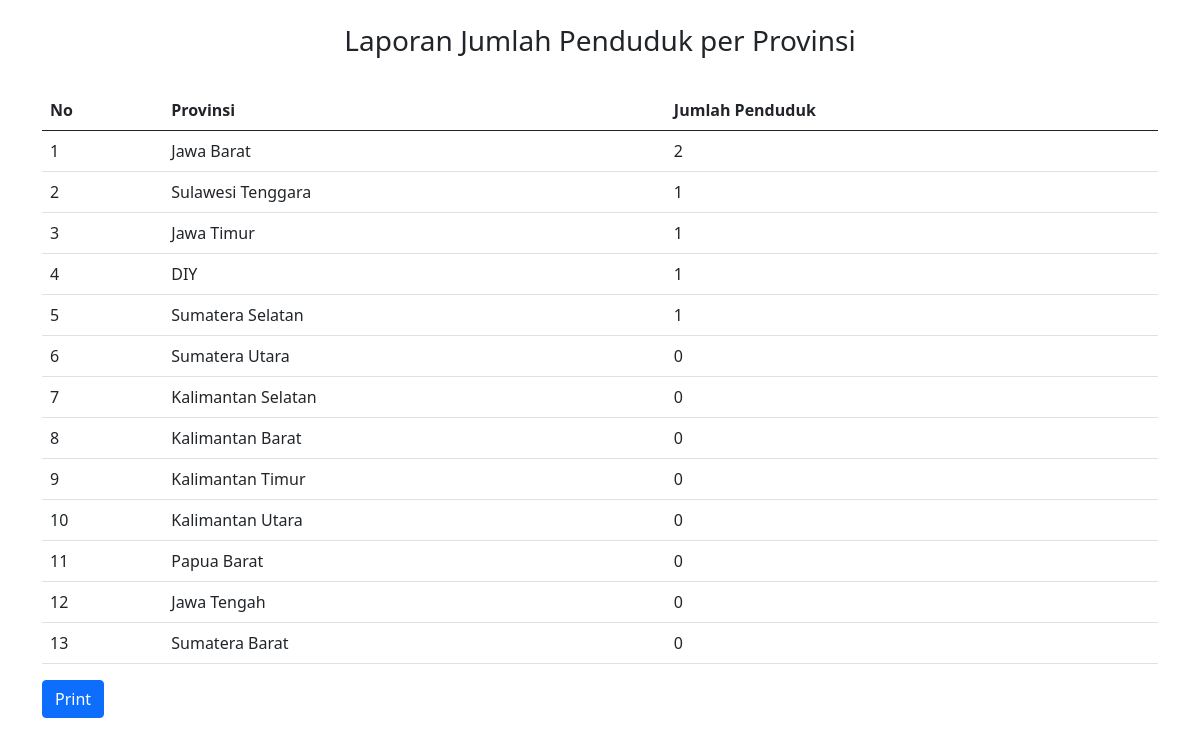
/pages/laporan/jumlah_penduduk_provinsi.php, run on the app's committed database.
### tables this page shows
CREATE TABLE `provinsi` (
  `id_provinsi` int NOT NULL,
  `nama_provinsi` varchar(255) NOT NULL
);

### pages/laporan/jumlah_penduduk_provinsi.php (the view, shortened to what this page needs)
<!doctype html>
<html lang="en">
<head>
    <link href="https://cdn.jsdelivr.net/npm/bootstrap@5.0.2/dist/css/bootstrap.min.css" rel="stylesheet">
</head>
<body>
    <div class="container mt-4">
        <h3 align='center'>Laporan Jumlah Penduduk per Provinsi</h3>
        <br>
        <table id="provinsiTable" class="table">
            <thead>
                <tr>
                    <th>No</th>
                    <th>Provinsi</th>
                    <th>Jumlah Penduduk</th>
                </tr>
            </thead>
            <tbody>
                <?php
                include('../../config/connection.php');
                $query = "SELECT pr.id_provinsi, pr.nama_provinsi, COUNT(p.id_penduduk) AS jumlah_penduduk
                FROM provinsi pr
                LEFT JOIN penduduk p ON pr.id_provinsi = p.id_provinsi
                GROUP BY pr.id_provinsi, pr.nama_provinsi
                ORDER BY jumlah_penduduk DESC";
                $result = $conn->query($query);
                if ($result) {
                    $no = 1;
                    while ($row = $result->fetch_assoc()) {
                        echo '<tr>';
                        echo '<td>' . $no. '</td>';
                        echo '<td>' . $row['nama_provinsi'] . '</td>';
                        echo '<td>' . $row['jumlah_penduduk'] . '</td>';
                        echo '</tr>';
                        $no++;
                    }
                } else {
                    echo '<tr><td colspan="2">Gagal mengambil data.</td></tr>';
                }
                ?>
            </tbody>
        </table>
        <button id="printButton" class="btn btn-primary">Print</button>
    </div>
</body>
</html>

### data on the page
provinsi: nama_provinsi "Jawa Barat", jumlah_penduduk "2"
provinsi: nama_provinsi "Sulawesi Tenggara", jumlah_penduduk "1"
provinsi: nama_provinsi "Jawa Timur", jumlah_penduduk "1"
provinsi: nama_provinsi "DIY", jumlah_penduduk "1"
provinsi: nama_provinsi "Sumatera Selatan", jumlah_penduduk "1"
provinsi: nama_provinsi "Sumatera Utara", jumlah_penduduk "0"
provinsi: nama_provinsi "Kalimantan Selatan", jumlah_penduduk "0"
provinsi: nama_provinsi "Kalimantan Barat", jumlah_penduduk "0"
provinsi: nama_provinsi "Kalimantan Timur", jumlah_penduduk "0"
provinsi: nama_provinsi "Kalimantan Utara", jumlah_penduduk "0"
provinsi: nama_provinsi "Papua Barat", jumlah_penduduk "0"
provinsi: nama_provinsi "Jawa Tengah", jumlah_penduduk "0"
provinsi: nama_provinsi "Sumatera Barat", jumlah_penduduk "0"
